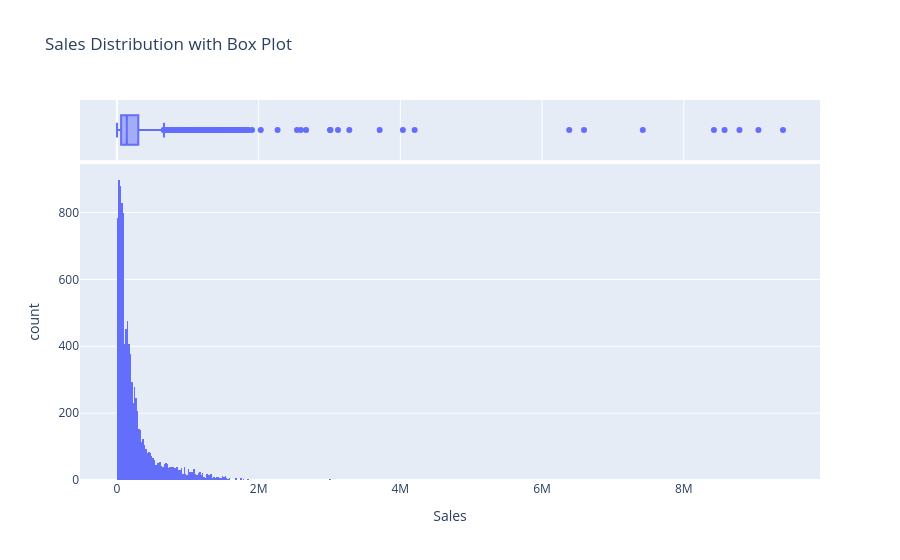

Notebook code cell kept with this figure:
### Markdown cell above
**Code Cell 7
Histogram + Box Plot**

### Code cell
fig = px.histogram(

    df,

    x="Sales",

    marginal="box",
    
    title="Sales Distribution with Box Plot"

)

fig.show()

# marginal="box" histogram ke upar box plot add karta hai, 
# jisse outliers aur spread samajhna aasaan ho jata hai.

### Figure 1 — Plotly figure (JSON) as saved in the notebook; plotly's stock layout.template omitted (floating-point values rounded to 4 significant figures; data arrays with more than 128 entries replaced by an {"elided": "..."} marker saying what was removed)
{"data": [{"bingroup": "x", "hovertemplate": "Sales=%{x}<br>count=%{y}<extra></extra>", "legendgroup": "", "marker": {"color": "#636efa", "pattern": {"shape": ""}}, "name": "", "orientation": "v", "showlegend": false, "type": "histogram", "x": {"elided": "10100 float values"}, "xaxis": "x", "yaxis": "y"}, {"hovertemplate": "Sales=%{x}<extra></extra>", "legendgroup": "", "marker": {"color": "#636efa"}, "name": "", "notched": true, "showlegend": false, "type": "box", "x": {"elided": "10100 float values"}, "xaxis": "x2", "yaxis": "y2"}], "layout": {"barmode": "relative", "legend": {"tracegroupgap": 0}, "title": {"text": "Sales Distribution with Box Plot"}, "xaxis": {"anchor": "y", "domain": [0, 1], "title": {"text": "Sales"}}, "xaxis2": {"anchor": "y2", "domain": [0, 1], "matches": "x", "showgrid": true, "showticklabels": false}, "yaxis": {"anchor": "x", "domain": [0, 0.8316], "title": {"text": "count"}}, "yaxis2": {"anchor": "x2", "domain": [0.8416, 1], "matches": "y2", "showgrid": false, "showline": false, "showticklabels": false, "ticks": ""}}}
